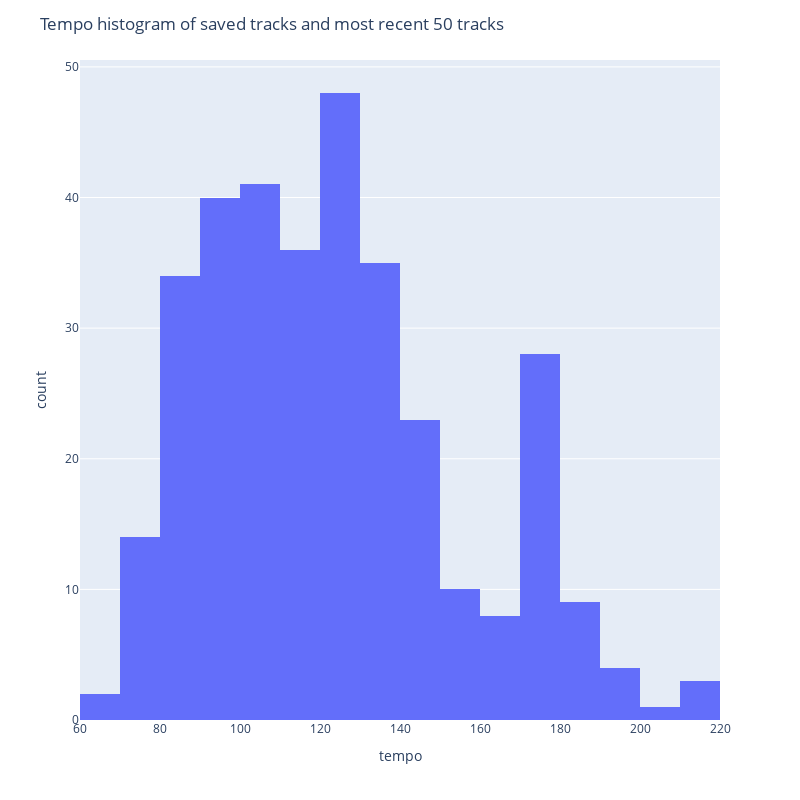

Notebook cell for this chart:
### Code cell
fig = px.histogram(master_df, x='tempo', width=800, height=800)
fig.update_layout(title='Tempo histogram of saved tracks and most recent 50 tracks')
fig.show()

### Figure 1 — Plotly figure (JSON) as saved in the notebook; plotly's stock layout.template omitted (floating-point values rounded to 4 significant figures; data arrays with more than 128 entries replaced by an {"elided": "..."} marker saying what was removed)
{"data": [{"alignmentgroup": "True", "bingroup": "x", "hovertemplate": "tempo=%{x}<br>count=%{y}<extra></extra>", "legendgroup": "", "marker": {"color": "#636efa", "pattern": {"shape": ""}}, "name": "", "offsetgroup": "", "orientation": "v", "showlegend": false, "type": "histogram", "x": {"elided": "336 float values"}, "xaxis": "x", "yaxis": "y"}], "layout": {"barmode": "relative", "height": 800, "legend": {"tracegroupgap": 0}, "margin": {"t": 60}, "title": {"text": "Tempo histogram of saved tracks and most recent 50 tracks"}, "width": 800, "xaxis": {"anchor": "y", "domain": [0, 1], "title": {"text": "tempo"}}, "yaxis": {"anchor": "x", "domain": [0, 1], "title": {"text": "count"}}}}
